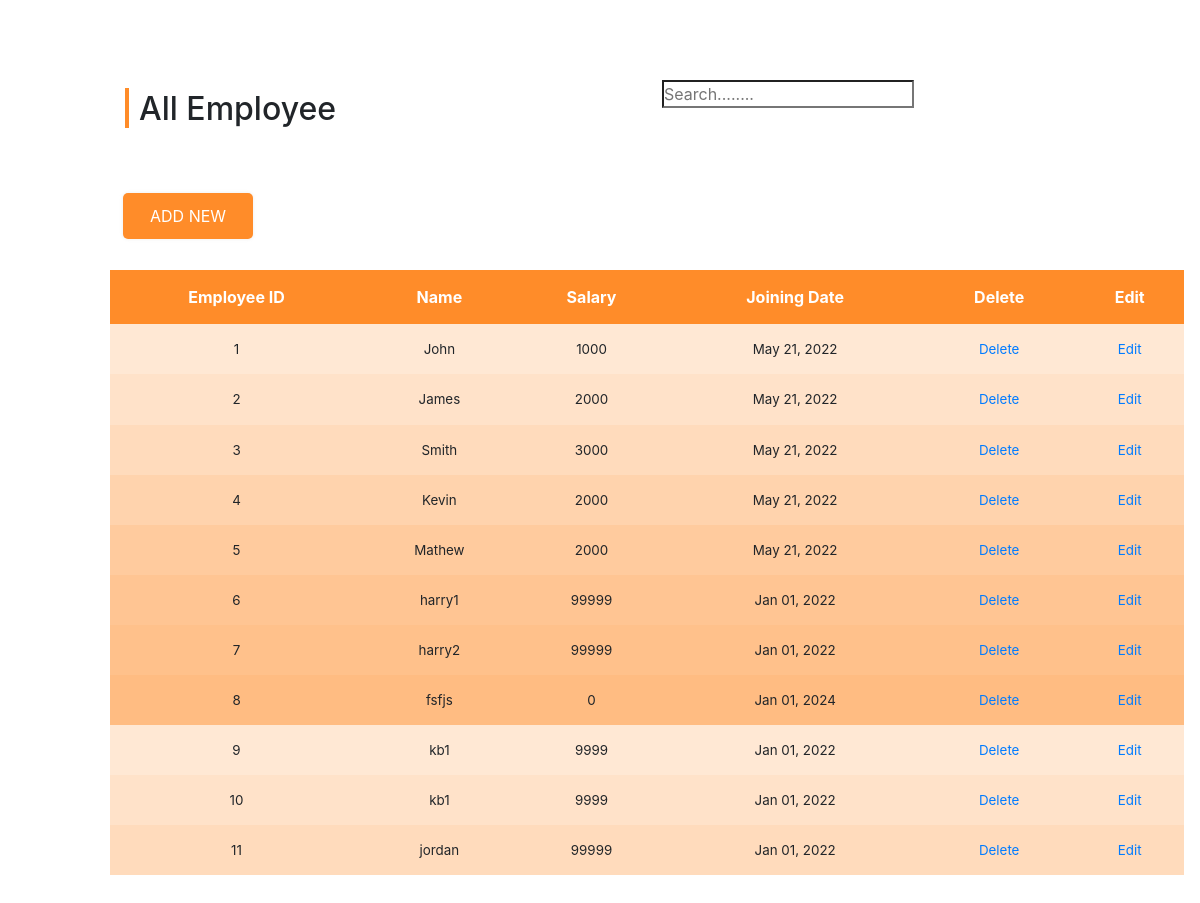
The page /employee/ on the database as committed earlier.
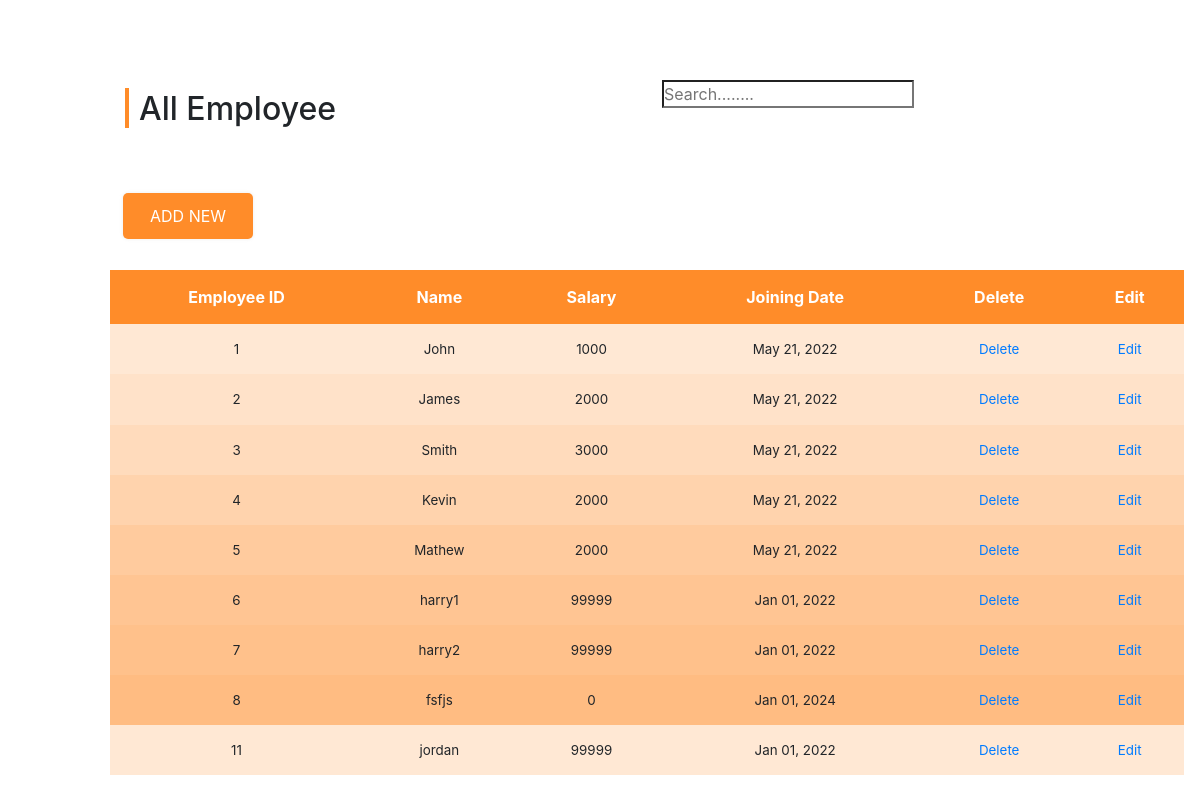
The same page on the database as committed later.
### Employee/models.py (models this page shows, shortened)
class Employee(models.Model):
    name = models.CharField(max_length=100)
    salary = models.IntegerField()
    joining_date = models.DateField(auto_now_add=False, null=True, blank=True)

### Employee/views.py (the view)
# urls.py: path('', EmployeeListView.as_view(), name="employee_list"),
class EmployeeListView(View):
    def get(self, request, *args, **kwargs):
        employee_list = Employee.objects.all()
        context = {'employee_list' : employee_list}
        return render(request,'index.html', context)

### templates/index.html (shortened to what this page needs)
{% extends 'base.html' %}
{% block content %}
{% load static %}
        	<div class="vendor-movement-sec">
        		<div class="row vendor-main-r payout vendr-pay recent-order-sec">
        			<div class="col-md-6 col-12 col-lg-6">
        				<h2 class="mt-0">All Employee</h2>
        			</div>
                    <div class="col-md-6 col-12 col-lg-6">
                        <form action="{% url 'employee_search' %}" method="get">
                            <input type="search" name="search" id="search" placeholder="Search........" required>
                        </form>
        			</div>
        		</div>
                <div class="vendor-movement-tabs main-tabs">
                            <div class="row tabs-main-rw">
                                    <div class="col-12 col-md-12 col-lg-12 main-content vendor-tabs">
                                        <div class="sort-btns">
                                            <div class="btn">   <a href="{% url 'employee_create' %}" class="btn btn1 add-new"> ADD NEW</a></div>
                                        </div>
                                    <div class="vendor-tabs-contnt payout customers">
                                        <table class="w-100 mt-4 pt-5" id="myTable">
                                            <thead>
                                                <tr>
                                                    <th><p class="mb-0">Employee ID</p></th>
                                                    <th><p class="mb-0">Name</p></th>
                                                    <th><p class="mb-0">Salary</p></th>
                                                    <th><p class="mb-0">Joining Date</p></th>
                                                    <th><p class="mb-0">Delete</p></th>
                                                    <th><p class="mb-0">Edit</p></th>
                                                </tr>
                                            </thead>
                                            <tbody>
                                            {% for employee in employee_list %}
                                            <tr>
                                               <td><p>{{employee.id}}</p></td>
                                               <td><p>{{employee.name}}</p></td>
                                               <td><p>{{employee.salary}}</p></td>
                                               <td><p>{{employee.joining_date | date:"M d, Y" }}</p></td>
                                                <td><p><a href="{% url 'employee_delete' employee.id %}">Delete</a>
                                                <td><p><a href="{% url 'employee_update' employee.id %}">Edit</a>
                                            </tr>
                                            {% endfor %}
                                            </tbody>
                                        </table>
                                    </div>
                                </div>
                            </div>
                    	</div>
                    </div>
{% endblock %}

Rows that differ between the two databases and show on the page:
removed Employee: id "9", name "kb1", salary "9999", joining_date "Jan 01, 2022"
removed Employee: id "10", name "kb1", salary "9999", joining_date "Jan 01, 2022"
